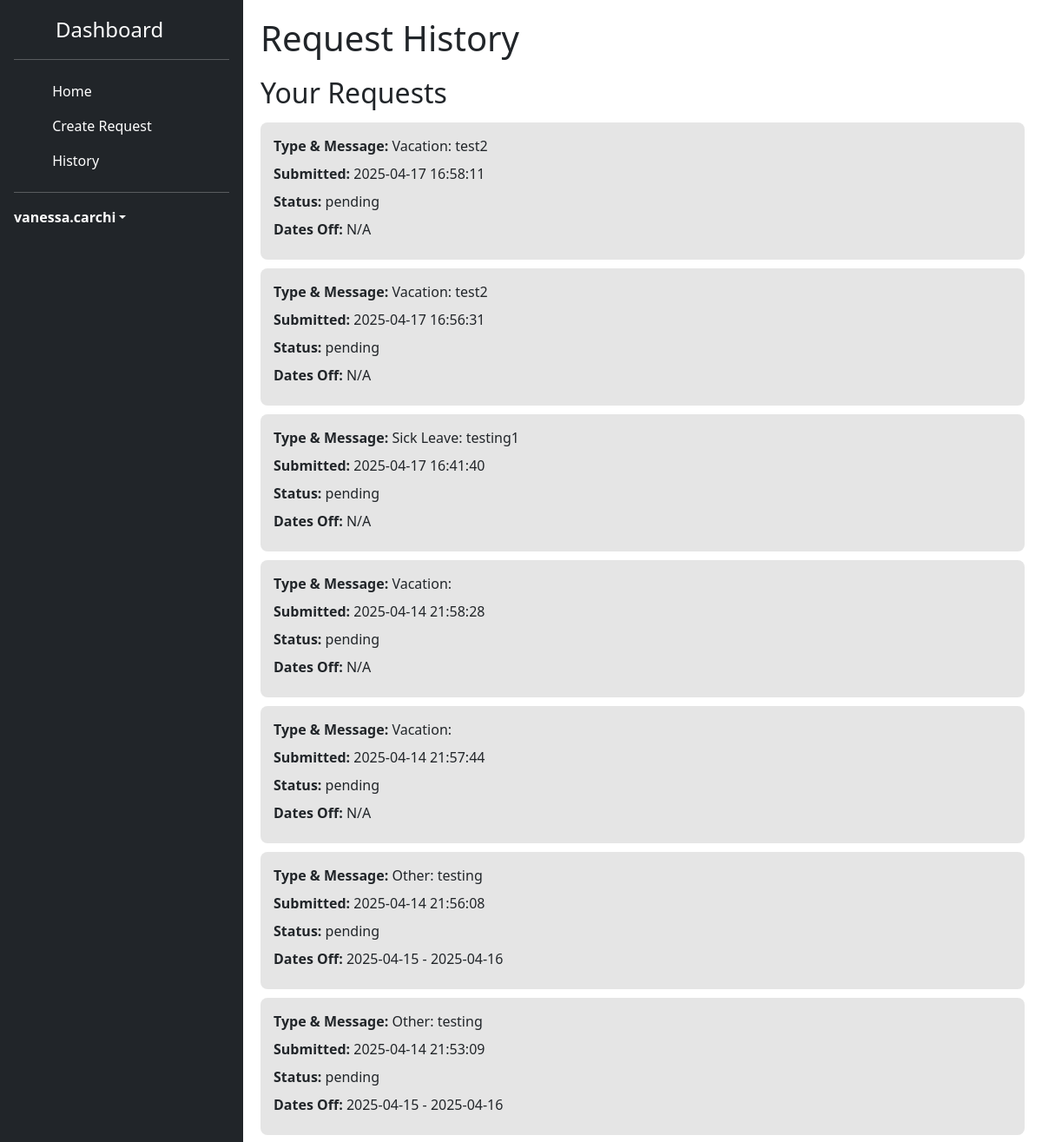
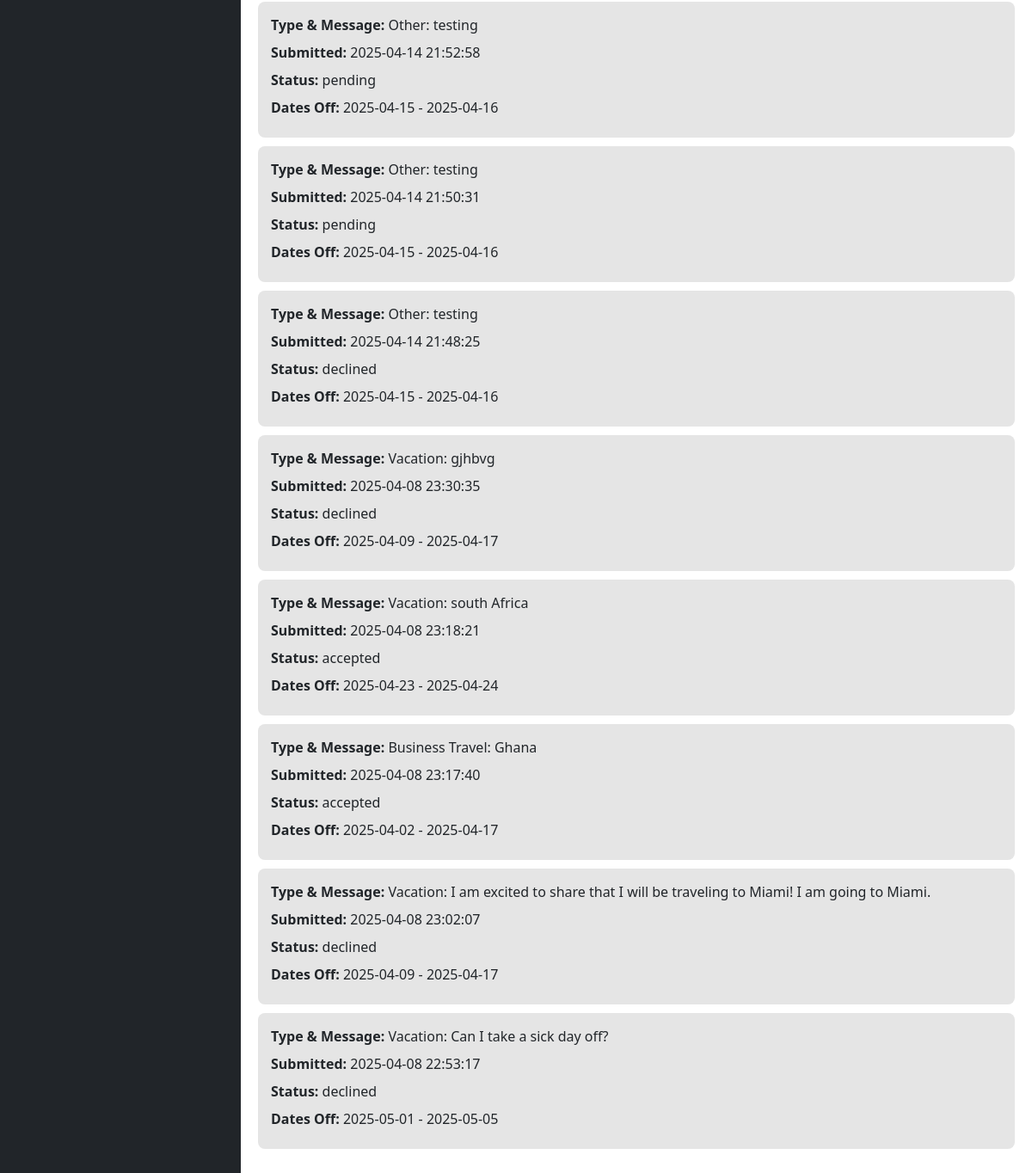
The page /request_history (signed in) on the database its author committed (2 pictures, top to bottom).
### tables this page shows
CREATE TABLE users (
        id INTEGER PRIMARY KEY AUTOINCREMENT,
        username TEXT UNIQUE NOT NULL,
        password TEXT NOT NULL
    , role TEXT DEFAULT 'user');

CREATE TABLE requests (
    id INTEGER PRIMARY KEY AUTOINCREMENT,
    username TEXT NOT NULL,
    request TEXT NOT NULL,
    timestamp DATETIME DEFAULT CURRENT_TIMESTAMP
, status TEXT DEFAULT 'pending', user_id INTEGER, start_date TEXT, end_date TEXT);

### main.py (the view, shortened to what this page needs)
@app.route("/request_history", methods=["GET","POST"])
def request_history():
    if "user" in session:
        username = session["user"]
        conn = sqlite3.connect("users.db")
        cursor = conn.cursor()
        cursor.execute("SELECT id FROM users WHERE username = ?", (username,))
        user_row = cursor.fetchone()
        if not user_row:
            conn.close()
            return "User not found", 404
        user_id = user_row[0]
        cursor.execute("""
            SELECT request, timestamp, status, start_date, end_date FROM requests
            WHERE user_id = ? ORDER BY timestamp DESC
        """, (user_id,))
        user_requests = cursor.fetchall()
        conn.close()
        return render_template("HTML/request_history.html", username=username, requests=user_requests)
    return redirect(url_for("login"))

### templates/HTML/request_history.html (shortened to what this page needs)
<!DOCTYPE html>
<html lang="en">
    <head>
        <link rel="stylesheet" href="{{ url_for('static', filename='CSS/sidebars.css') }}">
        <link rel="stylesheet" href="{{ url_for('static', filename='CSS/history.css') }}">
        <link href="https://cdn.jsdelivr.net/npm/bootstrap@5.3.2/dist/css/bootstrap.min.css" rel="stylesheet">
        <link rel="stylesheet" href="https://cdn.jsdelivr.net/npm/flatpickr/dist/flatpickr.min.css">
        <link rel="stylesheet" href="https://cdn.jsdelivr.net/npm/@docsearch/css@3">
        <link href="../assets/dist/css/bootstrap.min.css" rel="stylesheet">
    </head>
    <body>
  <div class="app-container">
    <div class="sidebar flex-column flex-shrink-0 p-3 text-bg-dark" style="width: 280px;">
      <a href="/" class="d-flex align-items-center mb-3 mb-md-0 me-md-auto text-white text-decoration-none">
        <svg class="bi pe-none me-2" width="40" height="32"><use xlink:href="#bootstrap"/></svg>
        <span class="fs-4">Dashboard</span>
      </a>
      <hr>
      <ul class="nav nav-pills flex-column mb-auto">
        <li class="nav-item">
          <a href="{{ url_for('dashboard') }}" class="nav-link text-white">
            <svg class="bi pe-none me-2" width="16" height="16"><use xlink:href="#home"/></svg>
            Home
          </a>
        </li>
        <li>
          <a href="{{ url_for('create_request') }}" class="nav-link text-white">
            <svg class="bi pe-none me-2" width="16" height="16"><use xlink:href="#table"/></svg>
            Create Request
          </a>
        </li>
        <li>
          <a href="{{ url_for('request_history') }}" class="nav-link text-white">
            <svg class="bi pe-none me-2" width="16" height="16"><use xlink:href="#grid"/></svg>
            History
          </a>
        </li>
      </ul>
      <hr>
      <div class="dropdown">
        <a href="#" class="d-flex align-items-center text-white text-decoration-none dropdown-toggle" data-bs-toggle="dropdown" aria-expanded="false">
          <strong>{{username}}</strong>
        </a>
      </div>
    </div>
    <div class="main-content">
      <h1>Request History</h1>
      <div class="requests-list">
        <h2>Your Requests</h2>
        {% if requests %}
          {% for req, timestamp, status, start_date, end_date in requests %}
            <div class="request-item">
              <p><strong>Type & Message:</strong> {{ req }}</p>
              <p><strong>Submitted:</strong> {{ timestamp }}</p>
              <p><strong>Status:</strong> {{ status }}</p>
              {% if start_date and end_date %}
                <p><strong>Dates Off:</strong> {{ start_date }} - {{ end_date }}</p>
              {% else %}
                <p><strong>Dates Off:</strong> N/A</p>
              {% endif %}
            </div>
          {% endfor %}
        {% else %}
          <p>No requests submitted yet.</p>
        {% endif %}
      </div>
    </body>
</html>

### static/CSS/sidebars.css (style rules this page uses)
body { min-height: 100vh; min-height: -webkit-fill-available; }
html { height: -webkit-fill-available; }
.dropdown-toggle { outline: 0; }
.nav-link { display: flex; align-items: center; padding: 10px 15px; color: white; border-radius: 6px; transition: background-color 0.2s ease; }

### static/CSS/history.css (style rules this page uses)
*,body { margin:0 }
* { padding:0;box-sizing:border-box }
body { font-family:Poppins,sans-serif; height:100vh; background:#f8f9fa; color:#000; }
.app-container { display: flex; height: 100vh; }
.main-content { flex:1; padding:20px; overflow-y:auto; }
.main-content h1 { margin-bottom:20px; }
.request-item { background:#E5E5E5; }
.requests-list { margin-top:20px; }
.requests-list h2 { margin-bottom:15px; }
.request-item { padding:15px; border-radius:8px; margin-bottom:10px; }
.request-item p { margin-bottom:8px }
.bi { vertical-align:-.125em; fill:currentColor }

### rows shown on the page
users: username "vanessa.carchi"
requests: request "Vacation: test2", timestamp "2025-04-17 16:58:11", status "pending", shows "Dates Off:", start_date "N/A"
requests: request "Vacation: test2", timestamp "2025-04-17 16:56:31", status "pending", shows "Dates Off:", start_date "N/A"
requests: request "Sick Leave: testing1", timestamp "2025-04-17 16:41:40", status "pending", shows "Dates Off:", start_date "N/A"
requests: request "Vacation:", timestamp "2025-04-14 21:58:28", status "pending", shows "Dates Off:", start_date "N/A"
requests: request "Vacation:", timestamp "2025-04-14 21:57:44", status "pending", shows "Dates Off:", start_date "N/A"
requests: request "Other: testing", timestamp "2025-04-14 21:56:08", status "pending", start_date "2025-04-15", end_date "2025-04-16"
requests: request "Other: testing", timestamp "2025-04-14 21:53:09", status "pending", start_date "2025-04-15", end_date "2025-04-16"
requests: request "Other: testing", timestamp "2025-04-14 21:52:58", status "pending", start_date "2025-04-15", end_date "2025-04-16"
requests: request "Other: testing", timestamp "2025-04-14 21:50:31", status "pending", start_date "2025-04-15", end_date "2025-04-16"
requests: request "Other: testing", timestamp "2025-04-14 21:48:25", status "declined", start_date "2025-04-15", end_date "2025-04-16"
requests: request "Vacation: gjhbvg", timestamp "2025-04-08 23:30:35", status "declined", start_date "2025-04-09", end_date "2025-04-17"
requests: request "Vacation: south Africa", timestamp "2025-04-08 23:18:21", status "accepted", start_date "2025-04-23", end_date "2025-04-24"
requests: request "Business Travel: Ghana", timestamp "2025-04-08 23:17:40", status "accepted", start_date "2025-04-02", end_date "2025-04-17"
requests: request "Vacation: I am excited to share that I will be traveling to Miami! I am going to Miami.", timestamp "2025-04-08 23:02:07", status "declined", start_date "2025-04-09", end_date "2025-04-17"
requests: request "Vacation: Can I take a sick day off?", timestamp "2025-04-08 22:53:17", status "declined", start_date "2025-05-01", end_date "2025-05-05"
